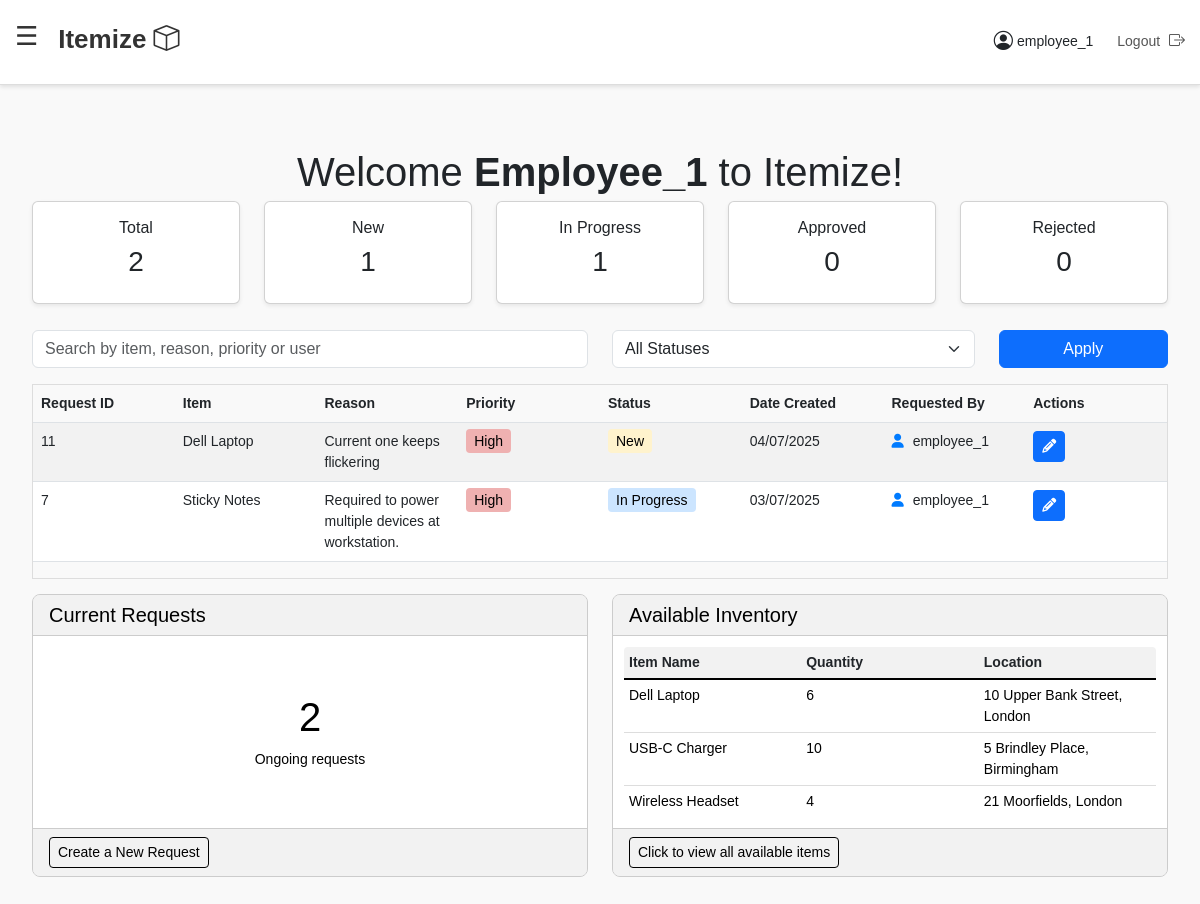
Page /dashboard/ (signed in) on the committed database.
### inventory/models.py (models this page shows, shortened)
class InventoryRequest(models.Model):
    STATUS_CHOICES = [
        ('New', 'New'),
        ('In Progress', 'In Progress'),
        ('Approved', 'Approved'),
        ('Rejected', 'Rejected'),
    ]
    item = models.ForeignKey(InventoryItem, on_delete=models.CASCADE)
    reason = models.TextField()
    priority = models.CharField(max_length=10, choices=[('High', 'High'), ('Medium', 'Medium'), ('Low', 'Low')])
    requested_by = models.ForeignKey(User, on_delete=models.CASCADE)
    status = models.CharField(max_length=20, choices=STATUS_CHOICES, default='New')
    created_at = models.DateTimeField(auto_now_add=True)
    class Meta:
        verbose_name = 'Inventory Request'
        verbose_name_plural = 'Inventory Requests'
        db_table = 'inventory_request'

class InventoryItem(models.Model):
    name = models.CharField(max_length=100)
    category = models.CharField(max_length=100)
    quantity = models.PositiveIntegerField(default=0)
    location = models.CharField(max_length=100)
    description = models.TextField(blank=True)
    added = models.DateTimeField(auto_now_add=True)
    class Meta:
        verbose_name = 'Inventory Item'
        verbose_name_plural = 'Inventory Items'
        db_table = 'inventory_item'

### inventory/views.py (the view, shortened to what this page needs)
# urls.py: path('dashboard/', views.dashboard, name='dashboard'),
@login_required
def dashboard(request):
    if request.user.is_staff:
        requests = InventoryRequest.objects.all()
        is_admin = True
    else:
        requests = InventoryRequest.objects.filter(requested_by=request.user)
        is_admin = False
    search_query = request.GET.get('search', '').strip()
    status_filter = request.GET.get('status', '').strip()
    if status_filter:
        requests = requests.filter(status=status_filter)
    requests = requests.order_by('-created_at')
    current_requests_count = requests.exclude(status__in=['Approved', 'Rejected']).count()
    total_requests = requests.count()
    new_count = requests.filter(status='New').count()
    in_progress_count = requests.filter(status='In Progress').count()
    approved_count = requests.filter(status='Approved').count()
    rejected_count = requests.filter(status='Rejected').count()
    paginator = Paginator(requests, 8)
    page_number = request.GET.get('page')
    page_obj = paginator.get_page(page_number)
    available_inventories = InventoryItem.objects.all()[:3]
    context = {
        'requests': page_obj,
        'page_obj': page_obj,
        'current_requests_count': current_requests_count,
        'available_inventories': available_inventories,
        'is_admin': is_admin,
        'user_name': request.user.username,
        'search_query': search_query,
        'status_filter': status_filter,
        'status_choices': InventoryRequest.STATUS_CHOICES,
        'total_requests': total_requests,
        'new_count': new_count,
        'in_progress_count': in_progress_count,
        'approved_count': approved_count,
        'rejected_count': rejected_count,
    }
    return render(request, 'dashboard.html', context)

### templates/dashboard.html (shortened to what this page needs)
{% extends 'base.html' %}
{% block content %}
    <div class="container-fluid mt-5">
    <h1 class="text-center" style="margin-top: 5px; margin-bottom: 15px">Welcome
        <strong>{{ user.username|title }}</strong> to Itemize!
    </h1>
    <div class="row mb-3">
    <div class="col-md">
        <div class="card text-center shadow-sm">
            <div class="card-body">
                <h6>Total</h6>
                <h3>{{ total_requests }}</h3>
            </div>
        </div>
    </div>
    <div class="col-md">
        <div class="card text-center shadow-sm">
            <div class="card-body">
                <h6>New</h6>
                <h3>{{ new_count }}</h3>
            </div>
        </div>
    </div>
    <div class="col-md">
        <div class="card text-center shadow-sm">
            <div class="card-body">
                <h6>In Progress</h6>
                <h3>{{ in_progress_count }}</h3>
            </div>
        </div>
    </div>
    <div class="col-md">
        <div class="card text-center shadow-sm">
            <div class="card-body">
                <h6>Approved</h6>
                <h3>{{ approved_count }}</h3>
            </div>
        </div>
    </div>
    <div class="col-md">
        <div class="card text-center shadow-sm">
            <div class="card-body">
                <h6>Rejected</h6>
                <h3>{{ rejected_count }}</h3>
            </div>
        </div>
    </div>
</div>
<form method="get" class="row mb-3">
    <div class="col-md-6">
        <input type="text" name="search" class="form-control"
               placeholder="Search by item, reason, priority or user"
               value="{{ search_query }}">
    </div>
    <div class="col-md-4">
        <select name="status" class="form-select">
            <option value="">All Statuses</option>
        </select>
    </div>
    <div class="col-md-2">
        <button type="submit" class="btn btn-primary w-100">Apply</button>
    </div>
</form>
    <div class="scrollable-table-container">
        <table class="table table-striped">
            <thead>
            <tr>
                <th>Request ID</th>
                <th>Item</th>
                <th>Reason</th>
                <th>Priority</th>
                <th>Status</th>
                <th>Date Created</th>
                <th>Requested By</th>
                <th>Actions</th>
            </tr>
            </thead>
            <tbody>
            {% for req in requests %}
                <tr>
                    <td>{{ req.id }}</td>
                    <td>{{ req.item.name }}</td>
                    <td>{{ req.reason }}</td>
                    <td>
                <span class="{% if req.priority == 'Low' %}priority-low
                              {% elif req.priority == 'Medium' %}priority-medium
                              {% elif req.priority == 'High' %}priority-high{% endif %}">
                    {{ req.priority }}
                </span>
                    </td>
                    <td>
                <span class="{% if req.status == 'New' %}status-new
                              {% elif req.status == 'In Progress' %}status-in-progress
                              {% elif req.status == 'Approved' %}status-approved
                              {% elif req.status == 'Rejected' %}status-rejected{% endif %}">
                    {{ req.status }}
                </span>
                    </td>
                    <td>{{ req.created_at|date:"d/m/Y" }}</td>
                    <td>
                        {% if req.requested_by.is_superuser %}
                            <i class="fa fa-user-shield" style="color: #ff5733; margin-right: 5px;"></i>
                        {% else %}
                            <i class="fa fa-user" style="color: #007bff; margin-right: 5px;"></i>
                        {% endif %}
                        {{ req.requested_by.username }}
                    </td>
                    <td>
                        {% if req.requested_by == user or is_admin %}
                            <a href="{% url 'edit_request' req.id %}" class="btn btn-primary btn-sm btn-icon">
                                <i class="fa fa-pencil-alt"></i>
                            </a>
                        {% else %}
                            <span class="text-muted">No Actions</span>
                        {% endif %}
                    </td>
                </tr>
            {% endfor %}
            </tbody>
        </table>
    </div>
    <div class="row mb-4">
    <div class="col-md-6">
        <div class="card h-100"
             style="background-color: #f2f2f2; border: 1px solid #ccc; border-radius: 8px; overflow: hidden;">
            <div class="card-header" style="background-color: #f2f2f2; color: black; border-bottom: 1px solid #ccc;">
                <h5 class="card-title mb-0">Current Requests</h5>
            </div>
            <div class="card-body d-flex flex-column align-items-center justify-content-center"
                 style="background-color: white;">
                <h1 style="color: black;">{{ current_requests_count }}</h1>
                <p class="card-text" style="color: black;">Ongoing requests</p>
            </div>
            <div class="card-footer" style="background-color: #f2f2f2; border-top: 1px solid #ccc;">
                <a href="{% url 'create_request' %}" class="btn btn-sm"
                   style="border: 1px solid black; color: black; background-color: transparent; transition: 0.3s;"
                   onmouseover="this.style.backgroundColor='black'; this.style.color='white';"
                   onmouseout="this.style.backgroundColor='transparent'; this.style.color='black';">Create a New
                    Request</a>
            </div>
        </div>
    </div>
    <div class="col-md-6">
        <div class="card h-100"
             style="background-color: #f2f2f2; border: 1px solid #ccc; border-radius: 8px; overflow: hidden;">
            <div class="card-header" style="background-color: #f2f2f2; color: black; border-bottom: 1px solid #ccc;">
                <h5 class="card-title mb-0">Available Inventory</h5>
            </div>
            <div class="card-body" style="background-color: white; padding: 10px;">
                {% if available_inventories|length > 0 %}
                    <table style="width: 100%; border-collapse: collapse; background-color: white; border-radius: 5px; overflow: hidden; border: 1px solid #ddd;">
                        <thead style="background-color: #f2f2f2;">
                        <tr>
                            <th style="text-align: left; padding: 5px; border-bottom: 2px solid black;">Item Name</th>
                            <th style="text-align: left; padding: 5px; border-bottom: 2px solid black;">Quantity</th>
                            <th style="text-align: left; padding: 5px; border-bottom: 2px solid black;">Location</th>
                        </tr>
                        </thead>
                        <tbody>
                        {% for item in available_inventories|slice:":3" %}
                            <tr>
                                <td style="padding: 5px; border-bottom: 1px solid #ddd; color: black;">{{ item.name }}</td>
                                <td style="padding: 5px; border-bottom: 1px solid #ddd; color: black;">{{ item.quantity }}</td>
                                <td style="padding: 5px; border-bottom: 1px solid #ddd; color: black;">{{ item.location }}</td>
                            </tr>
                        {% endfor %}
                        </tbody>
                    </table>
                {% else %}
                    <p style="text-align: center; color: black; margin: 10px 0;">No inventory available</p>
                {% endif %}
            </div>
            <div class="card-footer" style="background-color: #f2f2f2; border-top: 1px solid #ccc;">
                <a href="{% url 'available_inventory' %}" class="btn btn-sm"
                   style="border: 1px solid black; color: black; background-color: transparent; transition: 0.3s;"
                   onmouseover="this.style.backgroundColor='black'; this.style.color='white';"
                   onmouseout="this.style.backgroundColor='transparent'; this.style.color='black';">Click to view all
                    available items</a>
            </div>
        </div>
    </div>
{% endblock %}

### templates/base.html (shortened to what this page needs)
<!DOCTYPE html>
<html lang="en">
<head>
    <link href="https://cdn.jsdelivr.net/npm/bootstrap@5.3.0/dist/css/bootstrap.min.css" rel="stylesheet">
    <link href="https://cdnjs.cloudflare.com/ajax/libs/font-awesome/6.4.0/css/all.min.css" rel="stylesheet">
    <link href="https://cdn.jsdelivr.net/npm/bootstrap-icons/font/bootstrap-icons.css" rel="stylesheet">
</head>
<body>
<nav class="navbar d-flex align-items-center justify-content-between">
    <div>
        <span id="hamburgerIcon" class="hamburger-icon">☰</span>
        <a href="{% url 'dashboard' %}" class="navbar-brand ms-3">
            Itemize <i class="bi bi-box"></i>
        </a>
    </div>
    <div class="d-flex align-items-center">
        <span class="profile-section d-flex align-items-center me-4">
            <i class="bi bi-person-circle me-1" style="font-size: 1.2rem;"></i>
            {{ request.user.username }}
        </span>
        <a href="{% url 'logout' %}" class="logout">
            Logout <i class="bi bi-box-arrow-right"></i>
        </a>
    </div>
</nav>
<div class="main-content">
    {% block content %}
    {% endblock %}
</div>
</body>
</html>

### templates/base.html (style rules this page uses)
table { table-layout: fixed; width: 100%; }
th, td { text-align: left; vertical-align: top; }
body { margin: 0; font-size: 14px; font-family: Arial, sans-serif; background-color: #f9f9f9; }
.navbar { background-color: #ffffff; box-shadow: 0 2px 4px rgba(0, 0, 0, 0.1); border-bottom: 1px solid #ddd; padding: 20px 15px; position: fixed; top: 0; left: 0; width: 100%; z-index: 1000; }
.navbar .navbar-brand { font-size: 26px; font-weight: bold; color: #333; text-decoration: none; }
.profile-section, .logout { font-size: 14px; }
.logout i { margin-left: 5px; font-size: 16px; }
.hamburger-icon { font-size: 26px; cursor: pointer; position: relative; top: -7.5px; color: #333; }
.main-content { margin-top: 80px; padding: 20px; }
.logout { font-size: 14px; text-decoration: none; color: #555; margin-top: -1.9px; }
.profile-section { margin-top: 0px; }
.hamburger-icon { font-size: 26px; cursor: pointer; position: relative; top: -7.5px; vertical-align: middle; user-select: none; color: #333; }

### templates/dashboard.html (style rules this page uses)
.text-center { margin-top: -10px; margin-bottom: 10px; }
.scrollable-table-container { max-height: 350px; overflow-y: auto; border: 1px solid #ddd; margin-bottom: 15px; }
.scrollable-table-container table { width: 100%; border-collapse: collapse; border-spacing: 0; }
.scrollable-table-container thead th { position: sticky; top: 0; z-index: 2; background-color: #f9f9f9; box-shadow: 0 2px 2px -1px rgba(0, 0, 0, 0.1); padding: 8px; text-align: left; }
.scrollable-table-container tbody td { padding: 8px; }
.btn-icon { position: relative; display: inline-block; text-decoration: none; }
.priority-high { background-color: #efb1b1; color: #000000; padding: 4px 8px; border-radius: 4px; }
.status-new { background-color: #fff3cd; color: #000000; padding: 4px 8px; border-radius: 4px; }
.status-in-progress { background-color: #cce5ff; color: #000000; padding: 4px 8px; border-radius: 4px; }

### rows in the picture
InventoryRequest: id "11", item.name "Dell Laptop", reason "Current one keeps flickering", priority "High", status "New", created_at "04/07/2025", requested_by.username "employee_1"
InventoryRequest: id "7", item.name "Sticky Notes", reason "Required to power multiple devices at workstation.", priority "High", status "In Progress", created_at "03/07/2025", requested_by.username "employee_1"
InventoryItem: name "Dell Laptop", quantity "6", location "10 Upper Bank Street, London"
InventoryItem: name "USB-C Charger", quantity "10", location "5 Brindley Place, Birmingham"
InventoryItem: name "Wireless Headset", quantity "4", location "21 Moorfields, London"

### other values in the picture
{{ request.user.username }} "employee_1"
{{ user.username|title }} "Employee_1"
{{ total_requests }} "2"
{{ new_count }} "1"
{{ in_progress_count }} "1"
{{ approved_count }} "0"
{{ rejected_count }} "0"
{{ current_requests_count }} "2"
